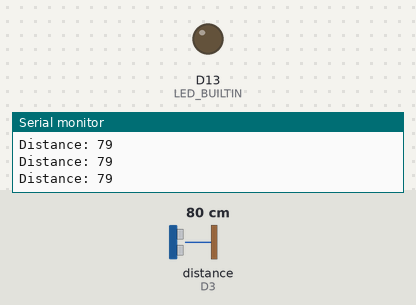
The sketch below on a simulated Arduino Nano 33 IoT. Parts: output pins drawn as LEDs (lit = HIGH), the last lines printed to the serial monitor. Wiring (inferred from the names in the program): ultrasonic range finder: trigger D2; echo D3. Inputs (shaded band) come from the test bench; at power-on: distance to the obstacle (sensor on D3) 80 cm. The echo pulse lasts 58.3 µs per cm; WiFi joins after 1.5 s; servers stay silent unless stated; not simulated (calls return 0 or success): arduino_secrets.h; pins used as bus, display or sensor lines are not drawn.

Above: at 4.2 s.
4.3 s: distance to the obstacle (sensor on D3) set to 15 cm
5.8 s: distance to the obstacle (sensor on D3) set to 12 cm
At 7.1 s:
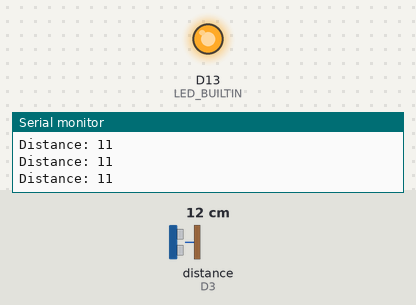
10.5 s: distance to the obstacle (sensor on D3) set to 18 cm
At 11.2 s:
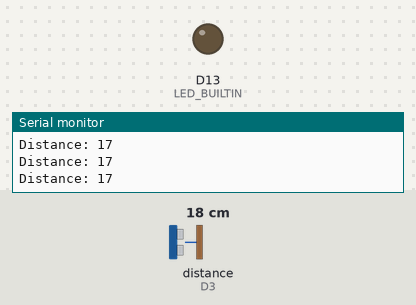
12.0 s: distance to the obstacle (sensor on D3) set to 2 cm
At 13.1 s:
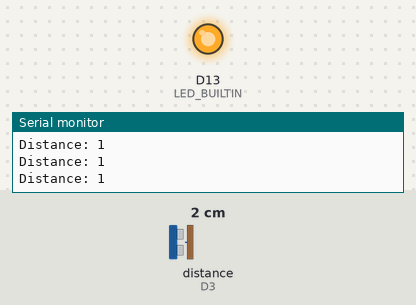
Timing chart, 0 to 14.6 s (numbered marks = the images above; inputs shaded):
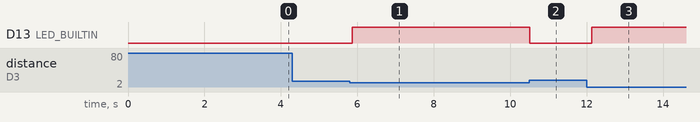

The sketch:

3.2C_UltrasonicSensor_jul28b.ino
```cpp
#include "arduino_secrets.h"
/*
  Arduino IoT Cloud Variables description

  The following variables are automatically generated and updated when changes are made to the Thing

  int distance;
  bool led;

  Variables which are marked as READ/WRITE in the Cloud Thing will also have functions
  which are called when their values are changed from the Dashboard.
  These functions are generated with the Thing and added at the end of this sketch.
*/

#include "thingProperties.h"

const int trigger = 2;
const int echo = 3;

int getUltrasonicDistance(){
  // Function to retreive the distance reading of the ultrasonic sensor
  long duration;
  int tempDistance;

  // Assure the trigger pin is LOW:
  digitalWrite(trigger, LOW);
  // Brief pause:
  delayMicroseconds(5);

  // Trigger the sensor by setting the trigger to HIGH:
  digitalWrite(trigger, HIGH);
  // Wait a moment before turning off the trigger:
  delayMicroseconds(10);
  // Turn off the trigger:
  digitalWrite(trigger, LOW);

  // Read the echo pin:
  duration = pulseIn(echo, HIGH);
  // Calculate the distance in centimeter (CM):
  tempDistance = duration * 0.034 / 2;

  // Uncomment this line to return value in IN instead of CM:
  //distance = distance * 0.3937008

  // Return the distance read from the sensor:
  return tempDistance;
}

void setup() {
  // Define inputs and outputs:
  pinMode(trigger, OUTPUT);
  pinMode(echo, INPUT);
  pinMode(LED_BUILTIN, OUTPUT);

  // Start the serial monitor:
  Serial.begin(9600);

  // This delay gives the chance to wait for a Serial Monitor without blocking if none is found
  delay(1500);

  // Defined in thingProperties.h
  initProperties();

  // Connect to Arduino IoT Cloud
  ArduinoCloud.begin(ArduinoIoTPreferredConnection);

  /*
     The following function allows you to obtain more information
     related to the state of network and IoT Cloud connection and errors
     the higher number the more granular information you’ll get.
     The default is 0 (only errors).
     Maximum is 4
 */
  setDebugMessageLevel(2);
  ArduinoCloud.printDebugInfo();
}

void loop() {
  ArduinoCloud.update();

  distance = getUltrasonicDistance();

  // Print the distance to the serial monitor:
  Serial.println("Distance: " + String(distance));

  // trigger on close proximity
  if (distance <= 12) {
    led = true;
  }
  else {
    led = false;
  }

  // update led status
  if (led == true) {
    digitalWrite(LED_BUILTIN, HIGH);
  }
  else {
    digitalWrite(LED_BUILTIN, LOW);
  }

  delay(200);
}


/*
  Since Distance is READ_WRITE variable, onDistanceChange() is
  executed every time a new value is received from IoT Cloud.
*/
void onDistanceChange()  {
  Serial.println("--onDistanceChange");
}


/*
  Since Led is READ_WRITE variable, onLedChange() is
  executed every time a new value is received from IoT Cloud.
*/
void onLedChange()  {
  Serial.println("--onLedChange");
}
```

thingProperties.h
```cpp
// Code generated by Arduino IoT Cloud, DO NOT EDIT.

#include <ArduinoIoTCloud.h>
#include <Arduino_ConnectionHandler.h>

const char SSID[]     = SECRET_SSID;    // Network SSID (name)
const char PASS[]     = SECRET_OPTIONAL_PASS;    // Network password (use for WPA, or use as key for WEP)

void onDistanceChange();
void onLedChange();

int distance;
bool led;

void initProperties(){

  ArduinoCloud.addProperty(distance, READWRITE, ON_CHANGE, onDistanceChange);
  ArduinoCloud.addProperty(led, READWRITE, ON_CHANGE, onLedChange);

}

WiFiConnectionHandler ArduinoIoTPreferredConnection(SSID, PASS);
```

Measured:
- the behaviour switches between 14 and 13 cm on distance to the obstacle (sensor on D3) (found by bisection; images 0 and 1)
- after the input at 5.8 s, D13 (LED_BUILTIN): LOW → HIGH after 0.06 s
- after the input at 10.5 s, D13 (LED_BUILTIN): HIGH → LOW at once
- after the input at 12.0 s, D13 (LED_BUILTIN): LOW → HIGH after 0.13 s
